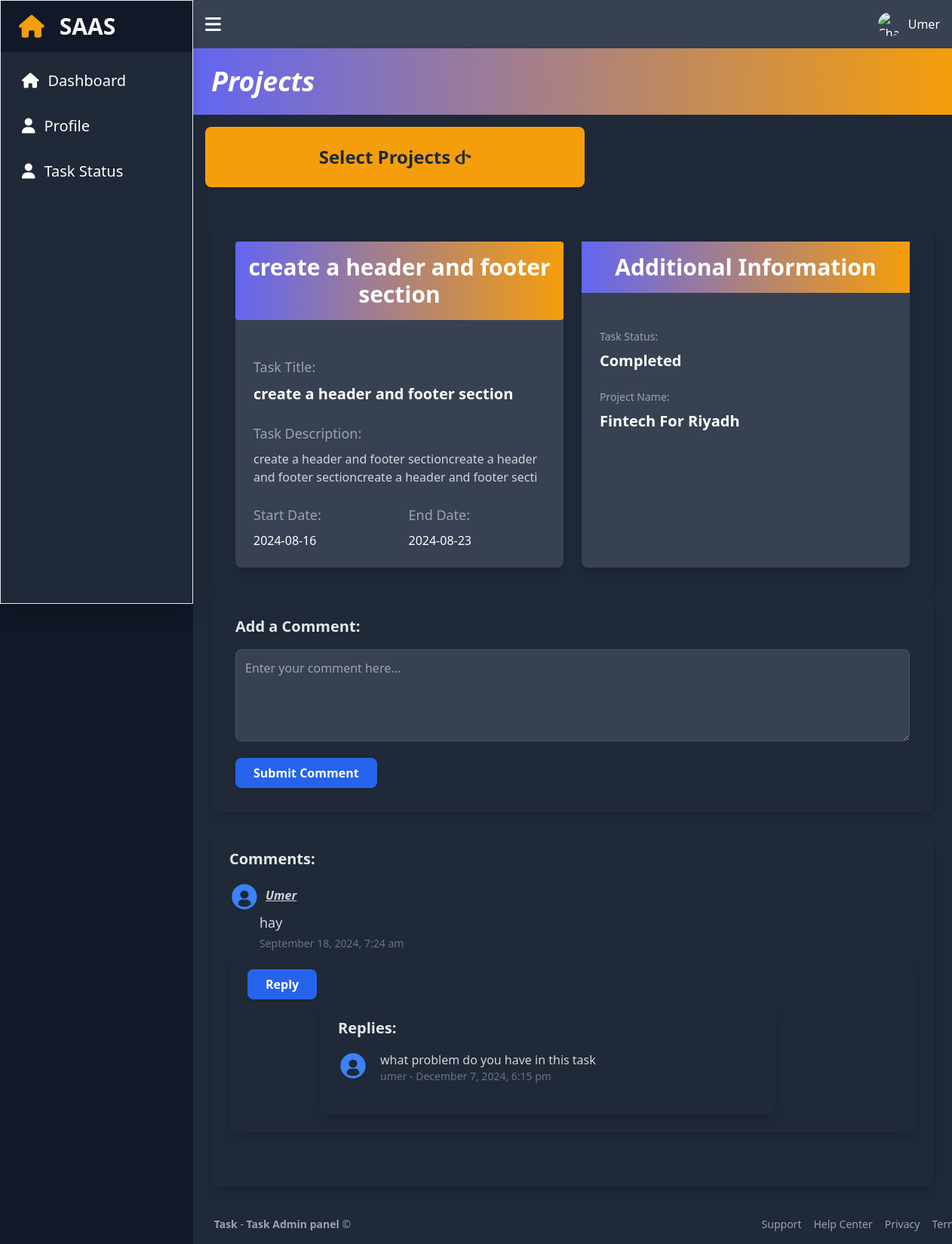
Page /index.php?page=dashboard&taskid=4 (signed in) on the committed database.
### tables this page shows
CREATE TABLE `create_task` (
  `cat_task_id` int(100) NOT NULL,
  `task_name` varchar(100) NOT NULL,
  `task_desc` varchar(100) NOT NULL,
  `start_date` date NOT NULL,
  `end_date` date NOT NULL,
  `task_status` varchar(100) NOT NULL,
  `proj_id` int(100) NOT NULL
);

CREATE TABLE `project` (
  `pro_id` int(100) NOT NULL,
  `pro_name` varchar(100) NOT NULL,
  `pro_desc` text NOT NULL,
  `start_date` date NOT NULL,
  `deadLine` date NOT NULL,
  `com_id` int(100) NOT NULL
);

CREATE TABLE `comment` (
  `com_id` int(11) NOT NULL,
  `com_desc` varchar(110) NOT NULL,
  `task_id` int(11) NOT NULL,
  `uid` int(11) NOT NULL,
  `time` timestamp(6) NOT NULL DEFAULT current_timestamp(6) ON UPDATE current_timestamp(6)
);

CREATE TABLE `users` (
  `uid` int(100) NOT NULL,
  `uname` varchar(100) NOT NULL,
  `username` varchar(100) NOT NULL,
  `user_email` varchar(100) NOT NULL,
  `password` varchar(100) NOT NULL,
  `status` varchar(50) NOT NULL,
  `created` bigint(250) NOT NULL
);

CREATE TABLE `replytable` (
  `rep_id` int(100) NOT NULL,
  `rep_desc` varchar(100) NOT NULL,
  `com_id` int(100) NOT NULL,
  `uid` int(100) NOT NULL,
  `time` timestamp(6) NOT NULL DEFAULT current_timestamp(6) ON UPDATE current_timestamp(6)
);

### reply.php (the view, shortened to what this page needs)
<?php
$replies = $pdo->prepare("
    SELECT r.rep_desc, r.time, u.uname
    FROM replytable r
    JOIN users u ON r.uid = u.uid
    WHERE r.com_id = :com_id
    ORDER BY r.time ASC
");
$replies->execute([
    ':com_id' => $comment['com_id']
]);
$replies = $replies->fetchAll(PDO::FETCH_ASSOC);
?>
<div class="bg-gray-800 w-full p-6 rounded-lg shadow-lg mb-6">
    <button id="toggleReplyForm-<?php echo $comment['com_id']; ?>"
        class="bg-blue-600 hover:bg-blue-700 text-white font-semibold py-2 px-6 rounded-lg shadow">
        Reply
    </button>
    <div class="bg-gray-800 ml-24 w-[70%] p-6 rounded-lg shadow-lg">
        <h2 class="text-xl font-semibold text-gray-200 mb-4">Replies:</h2>
        <?php if (!empty($replies)) : ?>
        <?php foreach ($replies as $reply) : ?>
        <div class="flex items-start mb-4">
            <div class="ml-4">
                <p class="text-gray-300">
                    <?php echo htmlspecialchars($reply['rep_desc']); ?>
                </p>
                <p class="text-gray-500 text-sm">
                    <?php echo htmlspecialchars($reply['uname']); ?> -
                    <?php echo date("F j, Y, g:i a", strtotime($reply['time'])); ?>
                </p>
            </div>
        </div>
        <?php endforeach; ?>
        <?php else : ?>
        <p class="text-gray-500">No replies yet. Be the first to reply!</p>
        <?php endif; ?>
    </div>
</div>

### taskInfo.php (shortened to what this page needs)
<?php
if (isset($_GET['taskid'])) {
    $taskid = $_GET['taskid'];
}
if(isset($_GET['taskid'])){
    $tasks = $pdo->prepare("SELECT create_task.cat_task_id, create_task.task_name, create_task.task_desc ,   create_task.start_date, create_task.end_date, create_task.task_status, project.pro_name FROM create_task
    LEFT JOIN project ON create_task.proj_id = project.pro_id WHERE create_task.cat_task_id = :taskid
    ");
    $params = [":taskid" => $taskid];
        $tasks->execute($params);
        $tasks = $tasks->fetch(PDO::FETCH_ASSOC);
        }
?>
<!DOCTYPE html>
<html lang="en">
<head>
    <link href="https://cdn.jsdelivr.net/npm/tailwindcss@2.2.19/dist/tailwind.min.css" rel="stylesheet">
</head>
<body class="bg-gray-900 text-white">
    <?php  if(isset($_GET['taskid'])){ ?>
    <div class="container mx-auto p-6">
        <div class="bg-gray-800 p-8 rounded-lg shadow-lg flex flex-col lg:flex-row gap-6">
            <div class="flex-1 bg-gray-700  rounded-lg shadow-lg">
                <h2
                    class="text-3xl font-bold py-4 text-center rounded p-0 mb-6 text-white bg-gradient-to-l from-yellow-500 to-indigo-500   text-transparent">
                    <?php echo htmlspecialchars($tasks['task_name']); ?>
                </h2>
                <div class="p-6">
                    <div class="mb-6">
                        <p class="text-gray-400 text-lg font-medium mb-2">Task Title:</p>
                        <p class="text-white text-xl font-semibold"><?php echo htmlspecialchars($tasks['task_name']); ?>
                        </p>
                    </div>
                    <div class="mb-6">
                        <p class="text-gray-400 text-lg font-medium mb-2">Task Description:</p>
                        <p class="text-gray-300"><?php echo htmlspecialchars($tasks['task_desc']); ?></p>
                    </div>
                    <div class="flex gap-6">
                        <div class="w-1/2">
                            <p class="text-gray-400 text-lg font-medium mb-2">Start Date:</p>
                            <p class="text-white"><?php echo htmlspecialchars($tasks['start_date']); ?></p>
                        </div>
                        <div class="w-1/2">
                            <p class="text-gray-400 text-lg font-medium mb-2">End Date:</p>
                            <p class="text-white"><?php echo htmlspecialchars($tasks['end_date']); ?></p>
                        </div>
                    </div>
                </div>
            </div>
            <div class="flex-1 bg-gray-700  rounded-lg shadow-lg">
                <h2 class="text-3xl font-bold text-center py-4 mb-6 text-white bg-gradient-to-l from-yellow-500 to-indigo-500
                      text-transparent">
                    Additional Information
                </h2>
                <div class="p-6">
                    <div class="mb-6">
                        <p class="text-gray-400 text-sm font-medium mb-2">Task Status:</p>
                        <p class="text-white text-xl font-semibold">
                            <?php echo htmlspecialchars($tasks['task_status']); ?>
                        </p>
                    </div>
                    <div class="mb-6">
                        <p class="text-gray-400 text-sm font-medium mb-2">Project Name:</p>
                        <p class="text-white text-xl font-semibold"><?php echo htmlspecialchars($tasks['pro_name']); ?>
                        </p>
                    </div>
                </div>
            </div>
        </div>
        <?php include 'comment.php'; ?>
    </div>
    <?php }else if(isset($_GET['task_id'])) { ?>
    <div class="container mx-auto p-6">
        <h1 class="text-3xl px-6 font-bold text-white">My Task Single Task</h1>
        <div class="bg-gray-800 p-8 rounded-lg shadow-lg flex flex-col lg:flex-row gap-6">
            <div class="flex-1 bg-gray-700  rounded-lg shadow-lg">
                <h2
                    class="text-3xl font-bold py-4 text-center rounded p-0 mb-6 text-white bg-gradient-to-l from-yellow-500 to-indigo-500   text-transparent">
                    <?php echo htmlspecialchars($tasks['task_name']); ?>
                </h2>
                <div class="p-6">
                    <div class="mb-6">
                        <p class="text-gray-400 text-lg font-medium mb-2">Task Title:</p>
                        <p class="text-white text-xl font-semibold"><?php echo htmlspecialchars($tasks['task_name']); ?>
                        </p>
                    </div>
                    <div class="mb-6">
                        <p class="text-gray-400 text-lg font-medium mb-2">Task Description:</p>
                        <p class="text-gray-300"><?php echo htmlspecialchars($tasks['task_desc']); ?></p>
                    </div>
                    <div class="flex gap-6">
                        <div class="w-1/2">
                            <p class="text-gray-400 text-lg font-medium mb-2">Start Date:</p>
                            <p class="text-white"><?php echo htmlspecialchars($tasks['start_date']); ?></p>
                        </div>
                        <div class="w-1/2">
                            <p class="text-gray-400 text-lg font-medium mb-2">End Date:</p>
                            <p class="text-white"><?php echo htmlspecialchars($tasks['end_date']); ?></p>
                        </div>
                    </div>
                </div>
            </div>
            <div class="flex-1 bg-gray-700  rounded-lg shadow-lg">
                <h2 class="text-3xl font-bold text-center py-4 mb-6 text-white bg-gradient-to-l from-yellow-500 to-indigo-500
                      text-transparent">
                    Additional Information
                </h2>
                <div class="p-6">
                    <div class="mb-6">
                        <p class="text-gray-400 text-sm font-medium mb-2">Task Status:</p>
                        <p class="text-white text-xl font-semibold">
                            <?php echo htmlspecialchars($tasks['task_status']); ?>
                        </p>
                        <button id="toggleStatusForms"
                            class="bg-blue-600 hover:bg-blue-700 text-white font-semibold py-2 px-4 rounded mt-4">
                            Change Status
                        </button>
                    </div>
                    <div id="statusForms" class="hidden">
                        <form method="post" action="" class="mb-4">
                            <input type="hidden" name="task_status" value="Pending">
                            <button type="submit"
                                class="bg-green-600 hover:bg-green-700 text-white font-semibold py-2 px-4 rounded">
                                Set to On Pending
                            </button>
                        </form>
                        <form method="post" action="" class="mb-4">
                            <input type="hidden" name="task_status" value="Progress">
                            <button type="submit"
                                class="bg-blue-600 hover:bg-blue-700 text-white font-semibold py-2 px-4 rounded">
                                Set to In Progress
                            </button>
                        </form>
                        <form method="post" action="" class="mb-4">
                            <input type="hidden" name="task_status" value="Completed">
                            <button type="submit"
                                class="bg-yellow-600 hover:bg-yellow-700 text-white font-semibold py-2 px-4 rounded">
                                Set to Completed
                            </button>
                        </form>
                    </div>
                    <div class="mb-6">
                        <p class="text-gray-400 text-sm font-medium mb-2">Project Name:</p>
                        <p class="text-white text-xl font-semibold"><?php echo htmlspecialchars($tasks['pro_name']); ?>
                        </p>
                    </div>
                </div>
            </div>
        </div>
        <?php include 'comment.php'; ?>
    </div>
    <?php }else { ?>
    <h1>Kindly SELECT the Task Please</h1>
    <?php }?>
</body>
</html>

### comment.php (shortened to what this page needs)
<?php
include 'include/connect.php';
$task_id = "";
if(isset($_GET['taskid'])){
    $task_id =  $_GET['taskid'];
}
$comments = $pdo->prepare("SELECT comment.com_id, comment.com_desc, users.uname, comment.time FROM `comment`  LEFT JOIN users on users.uid = comment.uid WHERE comment.task_id =:task_id  ORDER BY time DESC");
    $comments->execute([":task_id" => $task_id]);
$comments = $comments->fetchAll(PDO::FETCH_ASSOC);
?>
<div class="bg-gray-800 p-8 rounded-lg shadow-lg mb-6">
    <h2 class="text-xl font-semibold text-gray-200 mb-4">Add a Comment:</h2>
    <form method="post" action="index.php?page=taskInfo&task_id=<?php echo $task_id;?>">
        <div class="mb-4">
            <textarea name="com_desc"
                class="w-full p-3 border border-gray-600 rounded-lg bg-gray-700 text-gray-300 focus:border-blue-500 focus:ring-blue-500"
                rows="4" placeholder="Enter your comment here..." required></textarea>
        </div>
        <div class="text-start">
            <button type="submit" name="submit_comment"
                class="bg-blue-600 hover:bg-blue-700 text-white font-semibold py-2 px-6 rounded-lg shadow">
                Submit Comment
            </button>
        </div>
    </form>
</div>
<div class="bg-gray-800 p-6 rounded-lg shadow-lg">
    <h2 class="text-xl font-semibold text-gray-200 mb-4">Comments:</h2>
    <?php if (!empty($comments)) : ?>
    <?php foreach ($comments as $comment) : ?>
    <div class="flex flex-col  items-start mb-6">
        <div class="flex-shrink-0 flex items-center gap-2 mr-4">
            <p class="text-gray-300 text-xg font-bold underline italic mb-1">
                <?php echo ucwords(htmlspecialchars($comment['uname'])); ?>
            </p>
        </div>
        <div class="px-10">
            <p class="text-gray-300 text-lg font-medium mb-1">
                <?php echo htmlspecialchars($comment['com_desc']); ?>
            </p>
            <p class="text-gray-500 text-sm">
                <?php echo date("F j, Y, g:i a", strtotime($comment['time'])); ?>
            </p>
        </div>
        <?php  include 'reply.php'; ?>
    </div>
    <?php endforeach; ?>
    <?php else : ?>
    <p class="text-gray-500">No comments yet. Be the first to comment!</p>
    <?php endif; ?>
</div>

### rows in the picture
create_task: task_name "create a header and footer section", task_desc "create a header and footer sectioncreate a header and footer sectioncreate a header and footer secti", start_date "2024-08-16", end_date "2024-08-23", task_status "Completed", project.pro_name "Fintech For Riyadh"
comment: uid.uname "Umer", com_desc "hay", time "September 18, 2024, 7:24 am"
replytable: rep_desc "what problem do you have in this task", uid.uname "umer", time "December 7, 2024, 6:15 pm"

### other values in the picture
$_SESSION['user_name'] "Umer"
